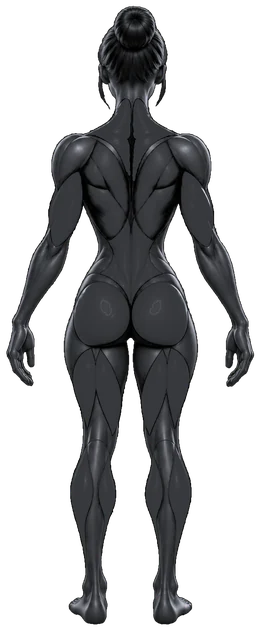
#> input picture branding/body/female_back-art.webp, 260 x 640 px, found by its file name; its folder holds 2 pictures in this run
$ python gen-program-art.py
#> lines starting #> are read from the running program, lines starting #| are printed output that depends on the picture; pictures that were not available may be replaced by others from this repository, and a replacement may not be noted
#!/usr/bin/env python3
"""Program pictures for the tablet (ai/ProgramArt): branding/programs/src/*.webp (full resolution, transparent)
→ branding/programs/<key>@<w>.webp, one per screen density, at the exact pixel size of the tile.

Why not one picture scaled by Android: the art is thin neon lines; a plain downscale (and Android's bilinear
scaling without mipmaps) averages a 1–2 px line into the dark and it breaks up. Here, per target size:
  1. crop tight to the figure and centre it in the tile's 4:3 frame (fills ~90 %),
  2. downscale in linear light, premultiplied alpha,
  3. line-preserving: mix the area average with an area average of a max-filtered copy (a max-pool the size of
     the scale step), so every line keeps at least one bright pixel,
  4. light unsharp mask; WebP q86.
Sizes: tile widths in px for densities 1.5 / 2 / 2.5 / 3 of TILE_DP (128×96 dp); the app picks the smallest
≥ what it needs and scales it by ≤ 1.33 with mipmaps.

  python3 scripts/gen-program-art.py            # all
  python3 scripts/gen-program-art.py --compare out.png   # naive vs this, 2× zoom
"""
from __future__ import annotations

import sys
from pathlib import Path

import numpy as np
from PIL import Image, ImageFilter

ROOT = Path(__file__).resolve().parents[1]
SRC = ROOT / "branding" / "programs" / "src"
OUT = ROOT / "branding" / "programs"
TILE_DP = (128, 96)
DENSITIES = (1.5, 2.0, 2.5, 3.0)
FILL = 0.90
TILE = (18, 20, 26)


def widths():
    return [int(round(TILE_DP[0] * d)) for d in DENSITIES]


def frame(im: Image.Image, w: int, h: int) -> tuple[Image.Image, float]:
    """Tight crop, then the scale that fits it in w×h at FILL; returns the crop and the scale."""
    bb = im.getchannel("A").point(lambda v: 255 if v > 6 else 0).getbbox() or (0, 0, im.width, im.height)
    im = im.crop(bb)
    s = min(w * FILL / im.width, h * FILL / im.height)
    return im, s


def to_lin(im: Image.Image) -> np.ndarray:
    a = np.asarray(im).astype(np.float32) / 255.0
    rgb = a[..., :3] ** 2.2
    al = a[..., 3:4]
    return np.concatenate([rgb * al, al], axis=2)          # premultiplied, linear


def from_lin(p: np.ndarray) -> Image.Image:
    al = np.clip(p[..., 3:4], 0, 1)
    rgb = np.where(al > 1e-4, p[..., :3] / np.maximum(al, 1e-4), 0)
    rgb = np.clip(rgb, 0, 1) ** (1 / 2.2)
    return Image.fromarray((np.concatenate([rgb, al], axis=2) * 255 + 0.5).astype(np.uint8), "RGBA")


def resize_f(p: np.ndarray, size: tuple[int, int]) -> np.ndarray:
    ch = [np.asarray(Image.fromarray(p[..., k], "F").resize(size, Image.BOX)) for k in range(p.shape[2])]
    return np.stack(ch, axis=2)


def maxf(p: np.ndarray, k: int) -> np.ndarray:
    if k < 2:
        return p
    k = k + 1 if k % 2 == 0 else k
    ch = [np.asarray(Image.fromarray(p[..., i], "F").filter(ImageFilter.MaxFilter(k))) for i in range(p.shape[2])]
    return np.stack(ch, axis=2)


def render(im: Image.Image, w: int, h: int) -> Image.Image:
    crop, s = frame(im, w, h)
    tw, th = max(1, round(crop.width * s)), max(1, round(crop.height * s))
    p = to_lin(crop)
    step = max(1, int(round(1 / s)))
    avg = resize_f(p, (tw, th))
    mx = resize_f(maxf(p, step), (tw, th))
    q = 0.55 * avg + 0.45 * mx
    fig = from_lin(q).filter(ImageFilter.UnsharpMask(radius=0.7, percent=55, threshold=1))
    out = Image.new("RGBA", (w, h), (0, 0, 0, 0))
    out.paste(fig, ((w - tw) // 2, (h - th) // 2), fig)
    return out


def naive(im: Image.Image, w: int, h: int) -> Image.Image:
    crop, s = frame(im, w, h)
    fig = crop.resize((max(1, round(crop.width * s)), max(1, round(crop.height * s))), Image.LANCZOS)
    out = Image.new("RGBA", (w, h), (0, 0, 0, 0))
    out.paste(fig, ((w - fig.width) // 2, (h - fig.height) // 2), fig)
    return out


def main() -> None:
    srcs = sorted(SRC.glob("*.webp"))
    if len(sys.argv) > 2 and sys.argv[1] == "--compare":
        w, h = int(TILE_DP[0] * 1.5), int(TILE_DP[1] * 1.5)
        pick = [p for p in srcs if p.stem.startswith("f-")][:6] + [p for p in srcs if p.stem.startswith("m-")][:2]
        sheet = Image.new("RGB", (len(pick) * (w * 2 + 8), 2 * (h * 2 + 8)), (40, 40, 40))
        for i, p in enumerate(pick):
            im = Image.open(p).convert("RGBA")
            for r, fn in enumerate((naive, render)):
                t = Image.new("RGBA", (w, h), TILE + (255,))
                t.alpha_composite(fn(im, w, h))
                sheet.paste(t.convert("RGB").resize((w * 2, h * 2), Image.NEAREST), (i * (w * 2 + 8), r * (h * 2 + 8)))
        sheet.save(sys.argv[2])
        print("top: plain Lanczos · bottom: line-preserving —", sys.argv[2])
        return
    for old in OUT.glob("*.webp"):
        old.unlink()
    total = 0
    for p in srcs:
        im = Image.open(p).convert("RGBA")
#> im is the input picture: PIL image 260x640 RGBA; mean R, G, B, A 22, 22.7, 23.9, 93.5
        for w in widths():
            h = round(w * TILE_DP[1] / TILE_DP[0])
            dst = OUT / f"{p.stem}@{w}.webp"
            render(im, w, h).save(dst, "WEBP", quality=86, method=6)
            total += dst.stat().st_size
#> this loop made 1 pass
#> (tw in render, th in render, step in render) on pass 1: (52, 130, 5)
#> pass 1, in frame, `im = im.crop(bb)`:
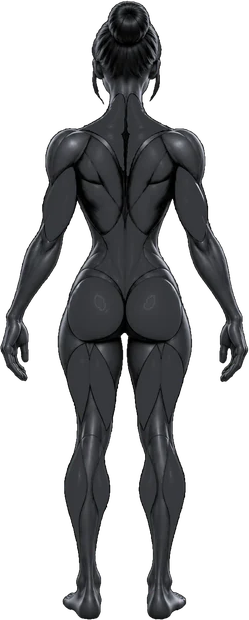
#> im: PIL image 249x620 RGBA; mean R, G, B, A 23.6, 24.3, 25.6, 100.8; transparent parts drawn white
#> pass 1, in to_lin, `rgb = a[..., :3] ** 2.2`:
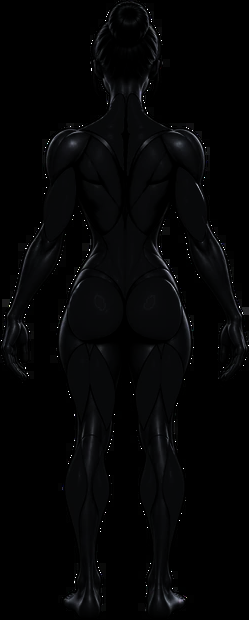
#> rgb: shape (620, 249, 3) float32; mean R, G, B 0.0185, 0.0195, 0.0216
#> pass 1, in to_lin, `al = a[..., 3:4]`:
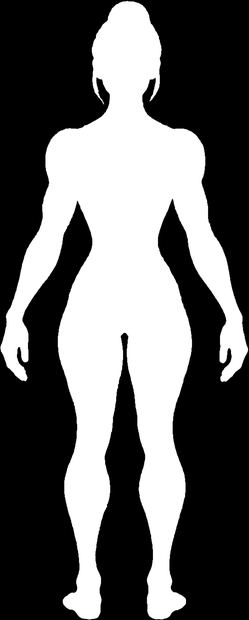
#> al: shape (620, 249, 1) float32; min 0, max 1, mean 0.395
#> after the loop, total = 0
    print(f"{len(srcs)} pictures × {len(DENSITIES)} sizes {widths()} → {OUT.relative_to(ROOT)} ({total // 1024} KB)")
    # the owner's square pictures (1.1.338) also go whole and square, transparent, for the Auto ring: the figure
    # fills the circle instead of a small 4:3 tile inside it
    for p in srcs:
        if not p.stem.startswith(("active-", "passive-")):
            continue
        im = Image.open(p).convert("RGBA")
        bb = im.getchannel("A").point(lambda v: 255 if v > 6 else 0).getbbox() or (0, 0, im.width, im.height)
        im = im.crop(bb)
        side = int(max(im.width, im.height) * 1.04)
        sq = Image.new("RGBA", (side, side), (0, 0, 0, 0))
        sq.paste(im, ((side - im.width) // 2, (side - im.height) // 2), im)
        dst = OUT / f"{p.stem}-sq@{SQ}.webp"
        render_sq(sq, SQ).save(dst, "WEBP", quality=88, method=6)
        print(f"{dst.relative_to(ROOT)} ({dst.stat().st_size // 1024} KB)")


SQ = 512


def render_sq(im: Image.Image, w: int) -> Image.Image:
    """Square, line-preserving downscale (as render, without the 4:3 frame)."""
    s = w / im.width
    p = to_lin(im)
    step = max(1, int(round(1 / s)))
    q = 0.55 * resize_f(p, (w, w)) + 0.45 * resize_f(maxf(p, step), (w, w))
    return from_lin(q).filter(ImageFilter.UnsharpMask(radius=0.7, percent=55, threshold=1))


if __name__ == "__main__":
#> (the run stopped early here; a loop or call above may not have finished)

$ run again, on branding/body/scale/measure/female-hero.webp
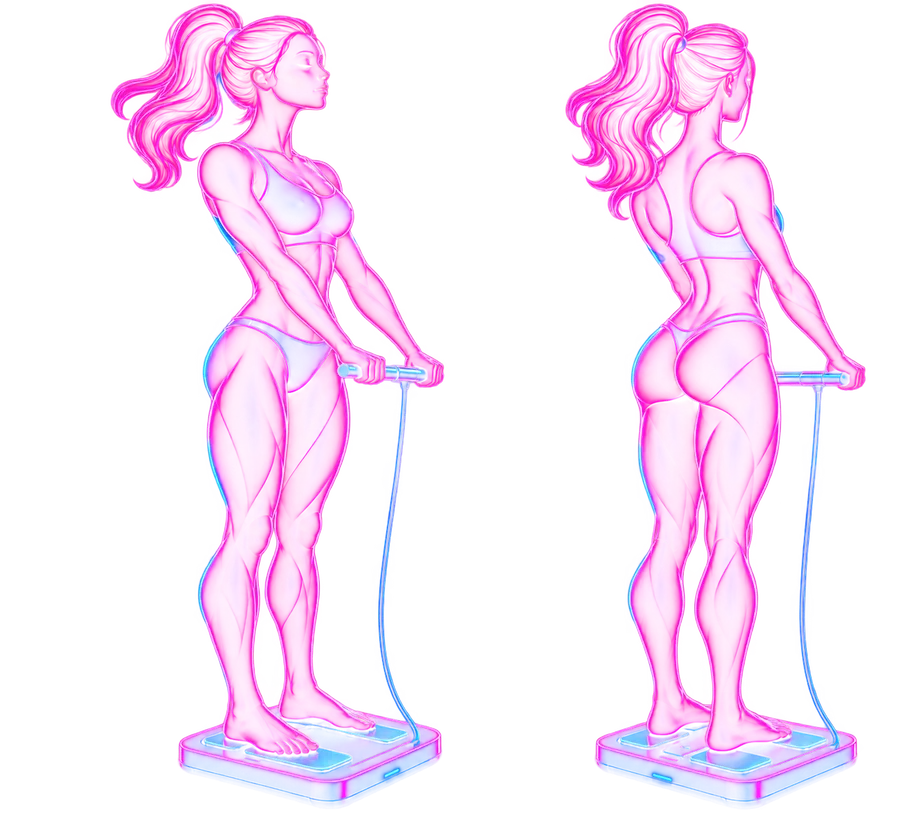
#> input picture branding/body/scale/measure/female-hero.webp, 900 x 822 px, found by its file name
#> in main, im is the input picture: PIL image 900x822 RGBA; mean R, G, B, A 80, 27.1, 83, 31.7
#> the loop in main, `for w in widths():` made 1 pass
#> (tw in render, th in render, step in render) on pass 1: (121, 130, 6)
#> pass 1, in frame, `im = im.crop(bb)`:
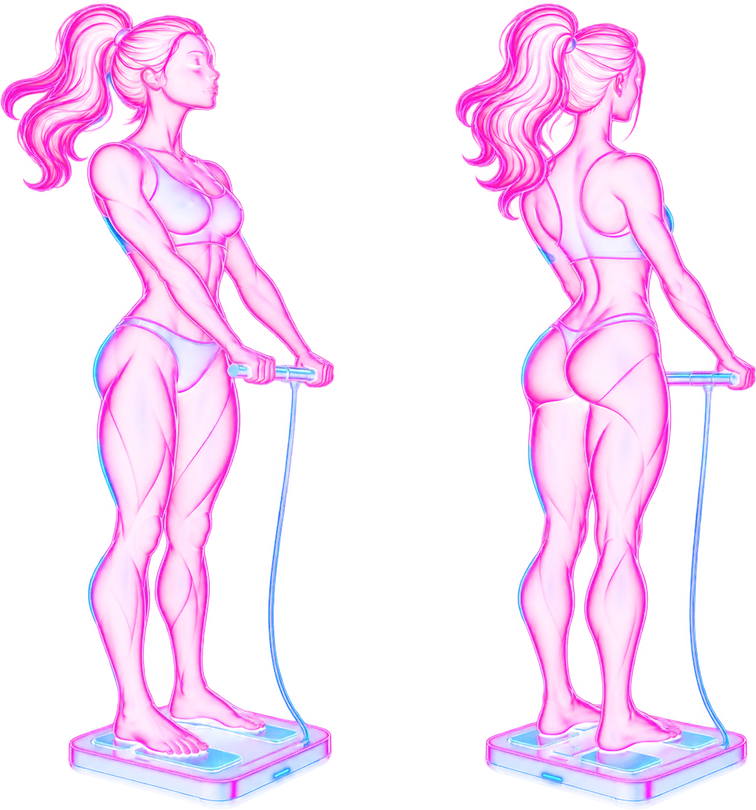
#> im: PIL image 756x810 RGBA; mean R, G, B, A 96.5, 32.7, 100.1, 38.3; transparent parts drawn white
#> pass 1, in to_lin, `al = a[..., 3:4]`:
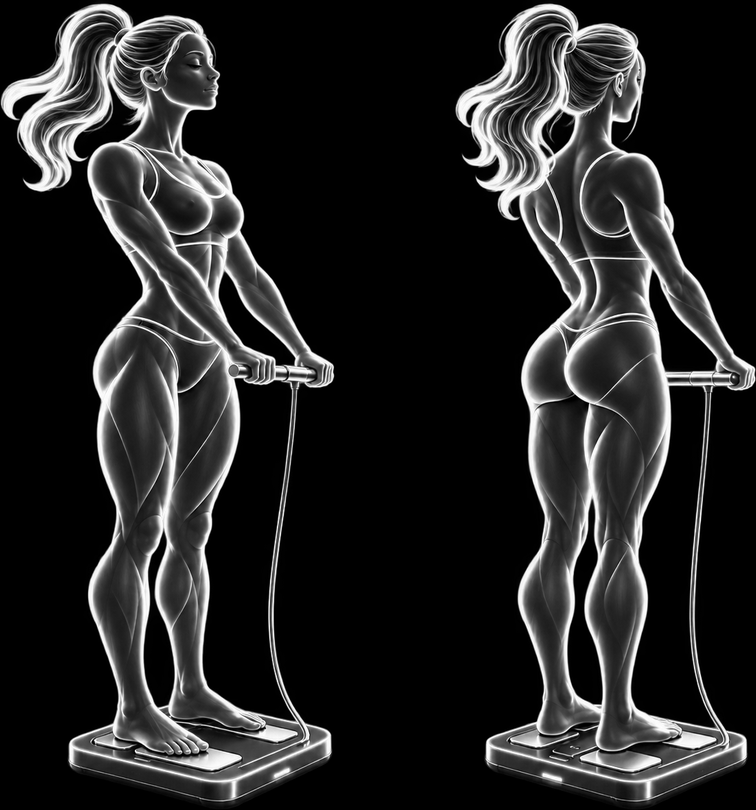
#> al: shape (810, 756, 1) float32; min 0, max 1, mean 0.15
#> after the loop in main, `for w in widths():`: total = 0

$ run again, on branding/body/scale/measure/male-hero.webp
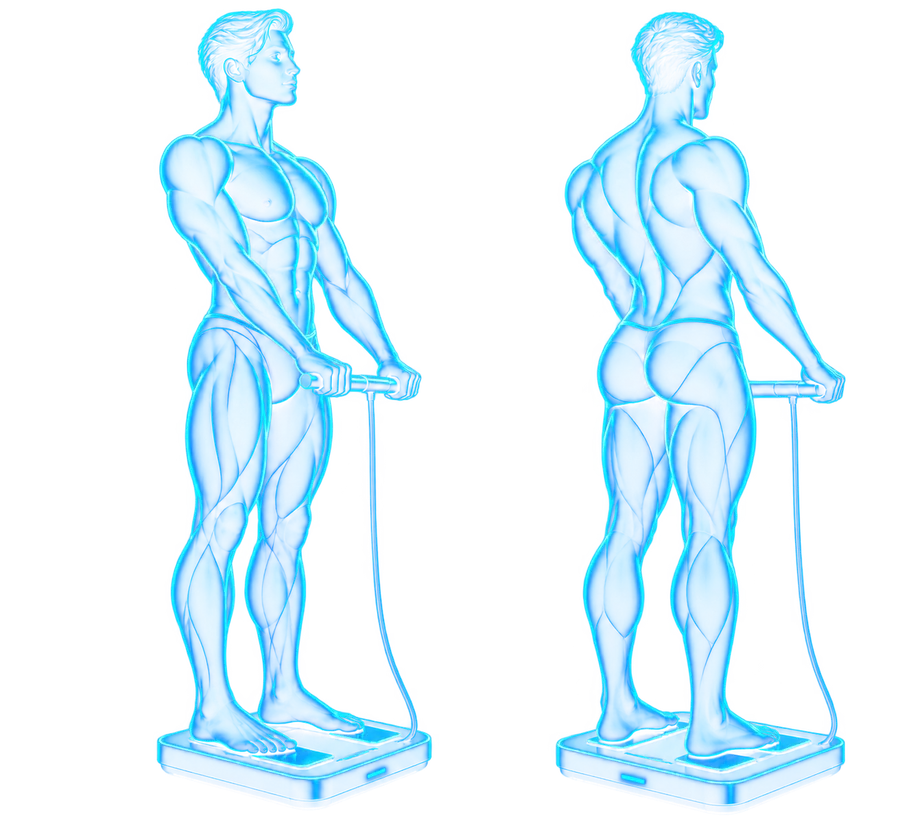
#> input picture branding/body/scale/measure/male-hero.webp, 900 x 822 px, found by its file name
#> in main, im is the input picture: PIL image 900x822 RGBA; mean R, G, B, A 7.1, 61.6, 93.6, 30.6
#> the loop in main, `for w in widths():` made 1 pass
#> (tw in render, th in render, step in render) on pass 1: (111, 130, 6)
#> pass 1, in frame, `im = im.crop(bb)`:
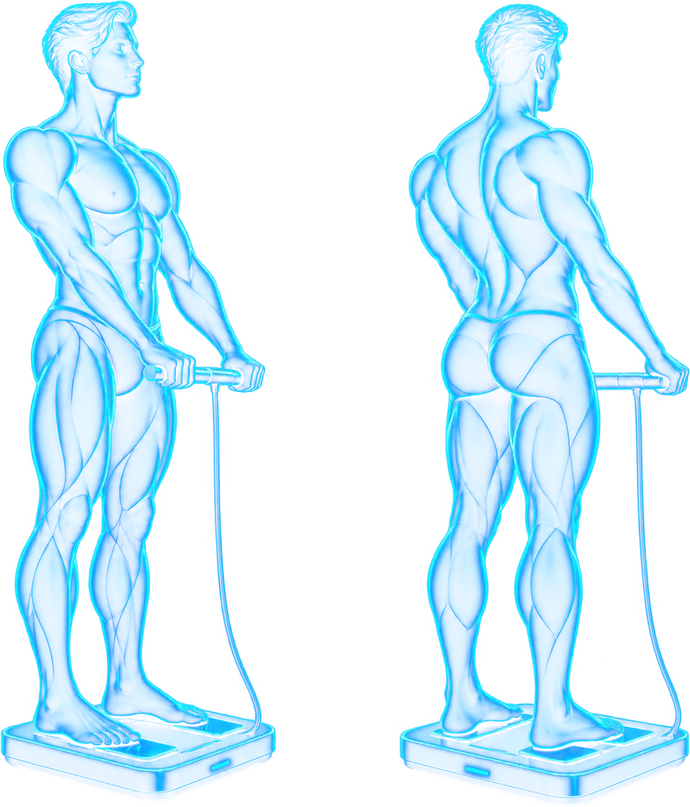
#> im: PIL image 690x807 RGBA; mean R, G, B, A 9.3, 81.6, 124.1, 40.6; transparent parts drawn white
#> pass 1, in to_lin, `al = a[..., 3:4]`:
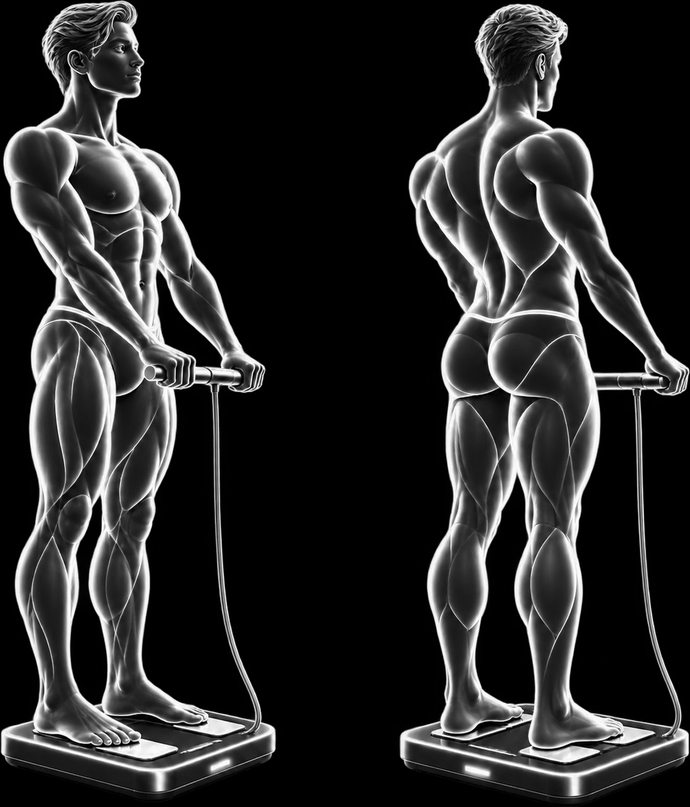
#> al: shape (807, 690, 1) float32; min 0, max 1, mean 0.159
#> after the loop in main, `for w in widths():`: total = 0
